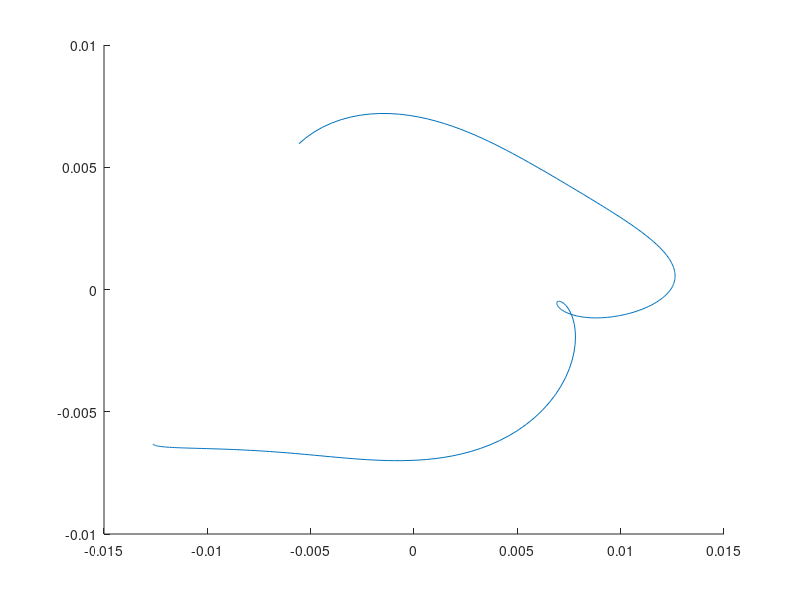

Write MATLAB code to recreate this figure. (Note: this script raises an error after producing the figure.)
clear; clc; close all;

%% Robot & Sim. Data
R = 0.021;      % m
D = 0.1047;     % m
u1 = 10;  % rad/s
u2 = 7;
u3 = 5;

Ts = 0.15;      % s
b = 0.15;       % Look-ahead distance of point B 
kf = 44;        % sim. Time

% Time Vector 
t = 0:Ts:kf;    % Array of discrete time steps
N = length(t);

% Pre-allocate variables 
d_norms = zeros(1, N);

xr = zeros(1,N);
yr = zeros(1,N);
theta_r = zeros(1,N);

vr = zeros(1,N);
wr = zeros(1,N);

ur = zeros(2,N);

%% Compute reference trajectory
alpha = 0.8;
beta = 19;
dv = zeros(2,N);
for k = 1:N
    tk = t(k);
    
    % Reference Trajectory 
    xr(k) = alpha*sin(tk/(beta/2)); 
    yr(k) = alpha*sin(tk/beta);
    
    % 1st derivatives 
    x_dot = (alpha / (beta/2)) * cos(tk / (beta/2));
    y_dot = (alpha / beta) * cos(tk / beta);
    
    % 2nd derivatives 
    x_ddot = -(alpha / (beta/2)^2) * sin(tk / (beta/2));
    y_ddot = -(alpha / beta^2) * sin(tk / beta);
    
    % Unicycle Reference Velocities (Eq 11) 
    vr(k) = sqrt(x_dot^2 + y_dot^2);
    
    % Prevent division by zero 
    if (x_dot^2 + y_dot^2) == 0
        wr(k) = 0;
    else
        wr(k) = (y_ddot * x_dot - x_ddot * y_dot) / (x_dot^2 + y_dot^2);
    end
    
    theta_r(k) = atan2(y_dot, x_dot);
    
    % Virtual Reference Input ur(k) (Eq 17) 
    T_FL_inv = [cos(theta_r(k)), -b * sin(theta_r(k)); 
                sin(theta_r(k)),  b * cos(theta_r(k))];
            
    ur(:,k) = T_FL_inv * [vr(k); wr(k)];
    
    % Disturbance d(k) (Eq 16) 
    B = eye(2) * Ts;
    d = -B * ur(:,k);
    dv(:,k) = d;
    % Euclidean norm (length) of the disturbance vector
    d_norms(k) = norm(d);
end

% maximum disturbance radius for Set D
radii.rD = max(d_norms);
fprintf('radius of the disturbance set D (rd): %.4f\n', radii.rD);

figure;
hold on;
disturbances = plot(dv(1,:),dv(2,:));
Dset = ellipsoid(radii.rD^2 * eye(2));
plot(Dset);
grid on;
hold off


%% Offline Phase

% Calculate radii u1
radii.rU1 = (2 * u1 * R * b) / (sqrt(4 * b^2 + D^2));
fprintf('radius of set circ. approx. U [see (20)]: %.4f\n', radii.rU1);

radii.rBU1 = radii.rU1 * Ts;
fprintf('radius of BU [see (20)]: %.4f\n', radii.rBU1);

if radii.rD < radii.rBU1
    disp('Assumption 1 has been validated!')
else
    disp(['Assumption 1 cannot be validated: controller may not have sufficient' ...
        'authority to overcome disturbance'])
end

radii.rD2 = radii.rD;
% Calculate radii u2
radii.rU2 = (2 * u2 * R * b) / (sqrt(4 * b^2 + D^2));
fprintf('radius of set circ. approx. U [see (20)]: %.4f\n', radii.rU2);

radii.rBU2 = radii.rU2 * Ts;
fprintf('radius of BU [see (20)]: %.4f\n', radii.rBU2);

if radii.rD2 < radii.rBU2
    disp('Assumption 1 has been validated!')
else
    disp(['Assumption 1 cannot be validated: controller may not have sufficient' ...
        'authority to overcome disturbance'])
end

radii.rD3 = radii.rD2;
% Calculate radii u3
radii.rU3 = (2 * u3 * R * b) / (sqrt(4 * b^2 + D^2));
fprintf('radius of set circ. approx. U [see (20)]: %.4f\n', radii.rU3);

radii.rBU3 = radii.rU3 * Ts;
fprintf('radius of BU [see (20)]: %.4f\n', radii.rBU3);

if radii.rD3 < radii.rBU3
    disp('Assumption 1 has been validated!')
else
    disp(['Assumption 1 cannot be validated: controller may not have sufficient' ...
        'authority to overcome disturbance'])
end

% Initial.
q0 = [0.6; 0; pi];
z0 = q0(1:2) + [b * cos(q0(3)); b * sin(q0(3))];
zr0 = [xr(1) + b * cos(theta_r(1)); yr(1) + b * sin(theta_r(1))];
zTilde0 = z0 - zr0;

% Compute ROSC sets Ti for u1
radii.T1 = zeros(1,500);
radii.T1(1) = radii.rD;
i = 2;

while ~isCovered(zTilde0, radii.T1(i-1))
    radii.T1(i) = radii.T1(i-1) - radii.rD + Ts * radii.rU1;
    i = i + 1;
end

radii.T1 = radii.T1(1:i-1);
Nradii1 = length(radii.T1);

% Compute ROSC sets Ti for u2
radii.T2 = zeros(1,500);
radii.T2(1) = radii.rD2;
i = 2;

while ~isCovered(zTilde0, radii.T2(i-1))
    radii.T2(i) = radii.T2(i-1) - radii.rD2 + Ts * radii.rU2;
    i = i + 1;
end

radii.T2 = radii.T2(1:i-1);
Nradii2 = length(radii.T2);

% Compute ROSC sets Ti for u3
radii.T3 = zeros(1,500);
radii.T3(1) = radii.rD3;
i = 2;

while ~isCovered(zTilde0, radii.T3(i-1))
    radii.T3(i) = radii.T3(i-1) - radii.rD3 + Ts * radii.rU3;
    i = i + 1;
end

radii.T3 = radii.T3(1:i-1);
Nradii3 = length(radii.T3);


%% Online
X = zeros(3,N);
X(:,1) = q0;

Z = zeros(2,N);
Zr = zeros(2,N);
ZTilde = zeros(2,N);

U_opt = zeros(2,N);

Hd = [-1/u1   0        1/u1      0;
      0         -1/u1      0         1/u1]';
T = [R/2 R/2; R/D -R/D];
A = eye(2);

WR = zeros(1,N);
WL = zeros(1,N);

Imin = zeros(1,N);

% --- Add these before the loop ---
u_pre = [0; 0];          % Track the previous control action
R_weight = 0.5 * eye(2); % Weight for the control rate penalty

for k = 1:N
    % Compute zTilde, store
    theta_k = X(3,k);
    z_k = X(1:2,k) + [b * cos(theta_k); b * sin(theta_k)];
    zr_k = [xr(k) + b * cos(theta_r(k)); yr(k) + b * sin(theta_r(k))];
    zTilde_k = z_k - zr_k;
    
    Z(:,k) = z_k;
    Zr(:,k) = zr_k;
    ZTilde(:,k) = zTilde_k;

    % Compute U(theta)
    T_FL_theta_k = [cos(theta_k) sin(theta_k); -sin(theta_k)/b cos(theta_k)/b];
    H_theta_k = Hd * inv(T) * T_FL_theta_k;

    % Compute ur_k
    
    % Find i_min
    i_min = 0;
    for i = 1:Nradii1
        if isCovered(zTilde_k, radii.T1(i))
            i_min = i; 
            Imin(k) = i_min; 
            break;
        end
    end

    % Solve optimization
    if i_min > 1
        objFun = @(u) objective(u, A, B, zTilde_k, ur(:,k),u_pre,R_weight);
        conFun = @(u) constr(u, A, B, zTilde_k, ur(:,k), radii.T1(i_min-1));
        options = optimoptions('fmincon', 'Display', 'none');
        [u_opt, ~] = fmincon(objFun, [0; 0], ...
                          H_theta_k, ones(4,1), ... 
                          [], [], ... 
                          [], [], ... 
                          conFun, ...  
                          options);  
    else
        leftPart = ones(4,1) + H_theta_k * inv(B) * zTilde_k;
        options = optimoptions("quadprog","Display","off");
        [ur_k_hat, ~] = quadprog(2 * eye(2), -2 * ur(:,k), H_theta_k, leftPart, [], [],[],[],[],options);
        u_opt = -inv(B) * zTilde_k + ur_k_hat;
    end

    % Store u_opt
    U_opt(:,k) = u_opt;

    % Compute wR,wL
    command = inv(T) * T_FL_theta_k * u_opt;
    WR(k) = command(1);
    WL(k) = command(2);

    % Apply to robot
    velocities = T * command;
    vk = velocities(1);
    wk = velocities(2);

    X(:,k+1) = X(:,k) + [Ts * vk * cos(theta_k); Ts * vk * sin(theta_k); Ts * wk];
    
    u_pre = u_opt;
end

%% Plots
figure;
hold on;
title('Reference Trajectory vs Actual Trajectory')
referenceTraj = plot(xr, yr, 'b-.', 'LineWidth', 1.5);
actualTraj = plot(X(1,:),X(2,:), 'LineWidth', 1.5, 'Color', 'r');
xlabel('X Position (m)');
ylabel('Y Position (m)');
grid on;
xlim([-1 1]);
ylim([-1 1]);
axis square
legend([referenceTraj, actualTraj], {'Reference','Actual'});
hold off;

% ROSC sets
figure;
hold on;
title('ROSC sets $\mathcal{T}_i, i=1,\dots,N$', 'Interpreter','latex')
grid on;
theta = linspace(0,2*pi,360);
for i = 1:Nradii1
    r = radii.T1(i);
    x = r*cos(theta);
    y = r*sin(theta);
    if i == 1
        hRed = plot(x,y,'-','Color','r');
    else
        plot(x,y,'-','Color','b');
    end
    axis square;
end

for i = 1:Nradii2
    r = radii.T2(i);
    x = r*cos(theta);
    y = r*sin(theta);
    if i == 1
        hRed = plot(x,y,'-','Color','r');
    else
        plot(x,y,'-','Color','g');
    end
    axis square;
end

for i = 1:Nradii3
    r = radii.T3(i);
    x = r*cos(theta);
    y = r*sin(theta);
    if i == 1
        hRed = plot(x,y,'-','Color','r');
    else
        plot(x,y,'-','Color','m');
    end
    axis square;
end
hDot = plot(zTilde0(1),zTilde0(2),'LineStyle','none','Marker','hexagram','MarkerSize',8,'Color','black','MarkerFaceColor','black');
points = plot(ZTilde(1,:), ZTilde(2,:), 'Color','m','Marker','o');
legend( [hRed,hDot,points],{'Set $\mathcal{D}$','$\tilde{z}(0)$','$\tilde{z}(k)$'},'Interpreter','latex');
hold off

figure;
hold on;
title('$i(k)$ value over time', 'Interpreter','latex');
plot(1:N,Imin, 'LineWidth',1.5);
grid on;
axis tight
hold off

figure;
hold on;
subplot(3,3,[1 2 3])
hold on
title('Angular Velocities')
maxLine = yline(u1, 'LineStyle','--','Color','r');
plotWR = plot(1:N,WR,'LineWidth',1.5);
plotWL = plot(1:N,WL,'LineWidth',1.5);
legend([plotWL,plotWR,maxLine],{'$\omega_L$','$\omega_R$','$\bar{\omega}$'},'Interpreter','latex');
grid on;
hold off
subplot(3,3,[4 5 6])
hold on
title('Actual vs Reference Angle')
unwrapped_theta_r = unwrap(theta_r);
plotThetaRef = plot(1:N,unwrapped_theta_r,'LineStyle','--','Color','black','LineWidth',1.5);
plotThetaActual = plot(1:N, X(3,1:N), 'LineWidth', 1.5);
legend([plotThetaRef, plotThetaActual], {'$\theta_r$', '$\theta$'}, 'Interpreter', 'latex');
grid on;
hold off
subplot(3,3,[7 8 9])
hold on
title('Control Input')
u1r_plot = plot(1:N, ur(1,:), 'LineWidth', 1.5, 'LineStyle','--','Color','b');
u1_plot = plot(1:N, U_opt(1,:),'LineWidth', 1.5, 'Color','b');
u2r_plot = plot(1:N, ur(2,:), 'LineWidth', 1.5, 'LineStyle','--','Color','g');
u2_plot = plot(1:N, U_opt(2,:),'LineWidth', 1.5, 'Color','g');
legend([u1r_plot,u1_plot,u2r_plot,u2_plot],{'$u(1)_r$','$u(1)_{opt}$','$u(2)_r$','$u(2)_{opt}$'},'Interpreter','latex');
grid on;
hold off;
hold off;

%% Functions
function boolean = isCovered(zTilde0, r)
    dist = norm(zTilde0,2);
    boolean = dist <= r;
end
